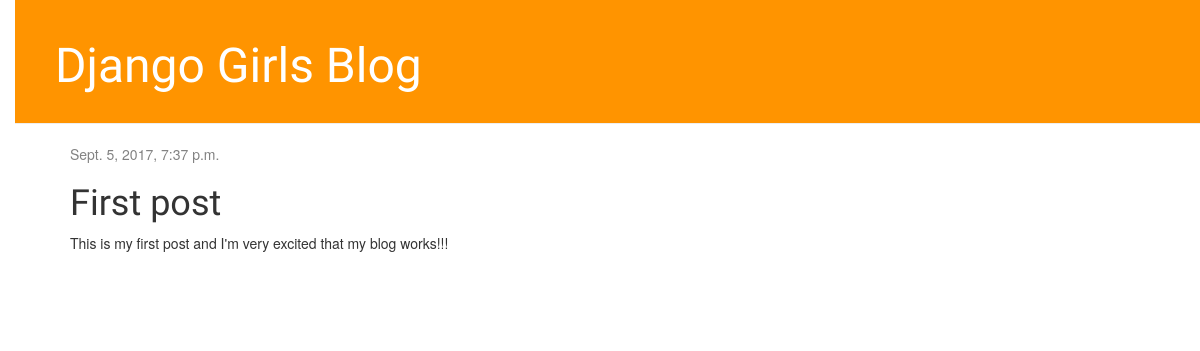
The app's page /post/1/ with its own data.
### blog/models.py (models this page shows, shortened)
class Post(models.Model):
    author = models.ForeignKey('auth.User')
    title = models.CharField(max_length=200)
    text = models.TextField()
    created_date = models.DateTimeField(
            default=timezone.now)
    published_date = models.DateTimeField(
            blank=True, null=True)

### blog/views.py (the view)
# urls.py: url(r'^post/(?P<pk>\d+)/$', views.post_detail, name='post_detail'),
def post_detail(request, pk):
   post = get_object_or_404(Post, pk=pk)
   return render(request, 'blog/post_detail.html', {'post': post})

### blog/templates/blog/post_detail.html (shortened to what this page needs)
{% extends 'blog/base.html' %}
{% load staticfiles %}
		{% block content %}
		<div class="post">
        {% if post.published_date %}
            <div class="date">
                {{ post.published_date }}
            </div>
        {% endif %}
        <h1>{{ post.title }}</h1>
        <p>{{ post.text|linebreaksbr }}</p>
		</div>
		{% endblock %}

### blog/static/css/blog.css (style rules this page uses)
body { padding-left: 15px; }
h1, h2, h3, h4 { font-family: 'Lobster', cursive; }
.date { color: #828282; }
.post { margin-bottom: 70px; }

### records on screen
Post: published_date "Sept. 5, 2017, 7:37 p.m.", title "First post", text "This is my first post and I'm very excited that my blog works!!!"
